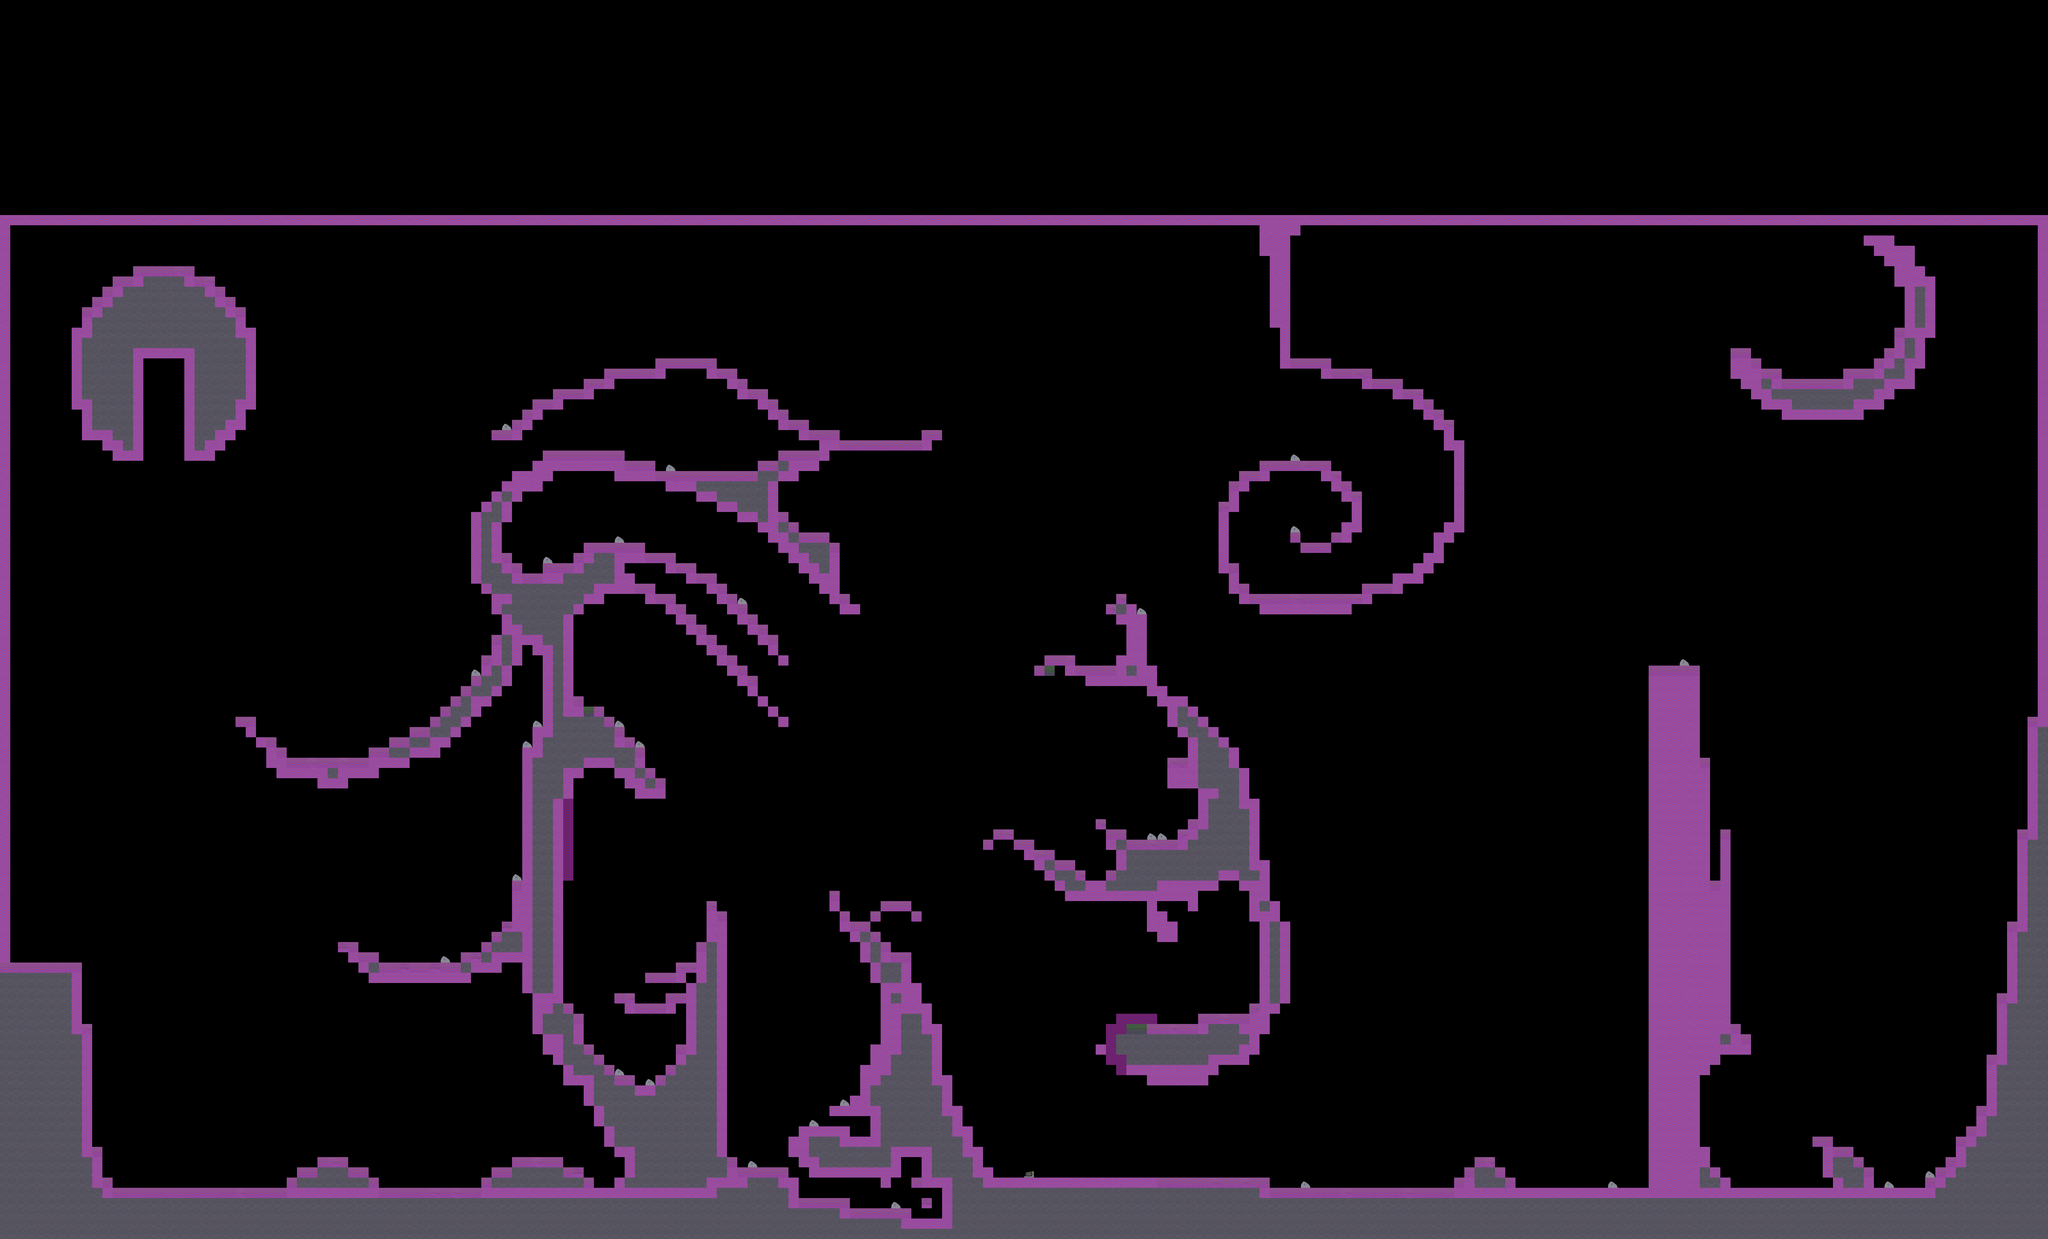

This is a level from a 2D game, rendered from its Tiled map with the project's own tilesets. A one-line summary and the map file follow, with tile-layer data summarised:
An orthogonal 200x121 tile map with 32x32 px tiles, 3 tile layers (ground, ground2, collisionTiles), 11 tilesets and 61 objects (playerSpawn).

<map version="1.0" orientation="orthogonal" renderorder="right-down" width="200" height="121" tilewidth="32" tileheight="32" nextobjectid="98">
 <tileset firstgid="1" name="grass" tilewidth="32" tileheight="32">
  <image source="grass.png" width="32" height="32" />
 </tileset>
 <tileset firstgid="2" name="sand" tilewidth="32" tileheight="32">
  <image source="sand.png" width="32" height="32" />
 </tileset>
 <tileset firstgid="3" name="rock" tilewidth="32" tileheight="32">
  <image source="rock.png" width="32" height="32" />
 </tileset>
 <tileset firstgid="4" name="collisionPlaceholder" tilewidth="32" tileheight="32">
  <image source="collisionPlaceholder.png" width="32" height="32" />
 </tileset>
 <tileset firstgid="5" name="rockTop" tilewidth="32" tileheight="32">
  <image source="rockTop.png" width="32" height="32" />
 </tileset>
 <tileset firstgid="6" name="LaunchPad" tilewidth="32" tileheight="32">
  <image source="launchPad.png" width="32" height="32" />
 </tileset>
 <tileset firstgid="7" name="pad" tilewidth="32" tileheight="32">
  <image source="launchPad.png" width="32" height="32" />
 </tileset>
 <tileset firstgid="8" name="rockTopFlower" tilewidth="32" tileheight="32">
  <image source="rockTopFlower.png" width="32" height="32" />
 </tileset>
 <tileset firstgid="9" name="rockTopRock" tilewidth="32" tileheight="32">
  <image source="rockTopRock.png" width="32" height="32" />
 </tileset>
 <tileset firstgid="10" name="bush" tilewidth="32" tileheight="32">
  <image source="rockBack3.png" width="32" height="32" />
 </tileset>
 <tileset firstgid="11" name="rock_bg" tilewidth="32" tileheight="32">
  <image source="rock_bg.png" width="32" height="32" />
 </tileset>
 <layer name="ground" width="200" height="121">
  <data>[24200 cells, 4162 non-empty, 6 distinct tile ids]</data>
 </layer>
 <layer name="ground2" width="200" height="121">
  <data>[24200 cells, 0 non-empty, 0 distinct tile ids]</data>
 </layer>
 <layer name="collisionTiles" width="200" height="121" opacity="0.5">
  <data>[24200 cells, 2182 non-empty, 1 distinct tile ids]</data>
 </layer>
 <objectgroup name="objects">
  <object id="55" name="playerSpawn" x="3224.67" y="3546.66" rotation="0.816858">
   <ellipse />
  </object>
 </objectgroup>
 <objectgroup name="collisionObject" />
 <objectgroup name="coins">
  <object id="15" x="3585" y="2273">
   <ellipse />
  </object>
  <object id="17" x="3690.5" y="2491">
   <ellipse />
  </object>
  <object id="18" x="3555" y="2407.5">
   <ellipse />
  </object>
  <object id="19" x="2714" y="2389.5">
   <ellipse />
  </object>
  <object id="20" x="2763.5" y="2479">
   <ellipse />
  </object>
  <object id="21" x="2700.5" y="2568.5">
   <ellipse />
  </object>
  <object id="31" x="3679.5" y="2849">
   <ellipse />
  </object>
  <object id="33" x="3556" y="3145.5">
   <ellipse />
  </object>
  <object id="34" x="3679.5" y="3180">
   <ellipse />
  </object>
  <object id="35" x="3828.5" y="3147.5">
   <ellipse />
  </object>
  <object id="36" x="3713" y="3446.5">
   <ellipse />
  </object>
  <object id="37" x="3732.5" y="3598">
   <ellipse />
  </object>
  <object id="38" x="3908.5" y="3601.5">
   <ellipse />
  </object>
  <object id="39" x="3951" y="3391.5">
   <ellipse />
  </object>
  <object id="42" x="3098" y="2807">
   <ellipse />
  </object>
  <object id="43" x="3343" y="2590">
   <ellipse />
  </object>
  <object id="44" x="3139" y="2421">
   <ellipse />
  </object>
  <object id="45" x="3341.5" y="2961">
   <ellipse />
  </object>
  <object id="46" x="3168.5" y="3196.5">
   <ellipse />
  </object>
  <object id="48" x="3522" y="3496">
   <ellipse />
  </object>
  <object id="50" x="3878" y="2997.5">
   <ellipse />
  </object>
  <object id="52" x="2508.5" y="2471.5">
   <ellipse />
  </object>
  <object id="56" x="2888" y="2964">
   <ellipse />
  </object>
  <object id="57" x="3074" y="3412">
   <ellipse />
  </object>
  <object id="58" x="2686" y="3520">
   <ellipse />
  </object>
  <object id="59" x="2847.33" y="3647.67">
   <ellipse />
  </object>
  <object id="60" x="2895.88" y="3728.75">
   <ellipse />
  </object>
  <object id="61" x="2521.21" y="3717.45">
   <ellipse />
  </object>
  <object id="62" x="140" y="2932">
   <ellipse />
  </object>
  <object id="63" x="516" y="1176">
   <ellipse />
  </object>
  <object id="64" x="516" y="1376">
   <ellipse />
  </object>
  <object id="65" x="1552" y="1304">
   <ellipse />
  </object>
  <object id="66" x="2152" y="1080">
   <ellipse />
  </object>
  <object id="67" x="2720" y="1324">
   <ellipse />
  </object>
  <object id="69" x="4076" y="1812">
   <ellipse />
  </object>
  <object id="70" x="4216" y="1108">
   <ellipse />
  </object>
  <object id="71" x="3404" y="796" width="4">
   <ellipse />
  </object>
  <object id="73" x="5700" y="1132">
   <ellipse />
  </object>
  <object id="74" x="5888" y="860">
   <ellipse />
  </object>
  <object id="75" x="1920" y="3676">
   <ellipse />
  </object>
  <object id="76" x="1692" y="3540">
   <ellipse />
  </object>
  <object id="77" x="1336" y="3680">
   <ellipse />
  </object>
  <object id="78" x="1020" y="3532">
   <ellipse />
  </object>
  <object id="79" x="776" y="3668">
   <ellipse />
  </object>
  <object id="80" x="4396" y="3660">
   <ellipse />
  </object>
  <object id="81" x="4692" y="3480">
   <ellipse />
  </object>
  <object id="82" x="4944" y="3640">
   <ellipse />
  </object>
  <object id="83" x="5388" y="3476">
   <ellipse />
  </object>
  <object id="84" x="5580" y="3632">
   <ellipse />
  </object>
  <object id="85" x="5264" y="1820">
   <ellipse />
  </object>
  <object id="88" x="5680" y="2400">
   <ellipse />
  </object>
  <object id="89" x="860" y="2100">
   <ellipse />
  </object>
  <object id="90" x="1964" y="1864">
   <ellipse />
  </object>
  <object id="91" x="1830" y="2664">
   <ellipse />
  </object>
  <object id="92" x="1128" y="2792">
   <ellipse />
  </object>
  <object id="93" x="4636" y="2284">
   <ellipse />
  </object>
  <object id="94" x="5060" y="2944">
   <ellipse />
  </object>
  <object id="95" x="4112" y="1656">
   <ellipse />
  </object>
  <object id="96" x="5432" y="1052">
   <ellipse />
  </object>
  <object id="97" x="5692" y="1348">
   <ellipse />
  </object>
 </objectgroup>
</map>
